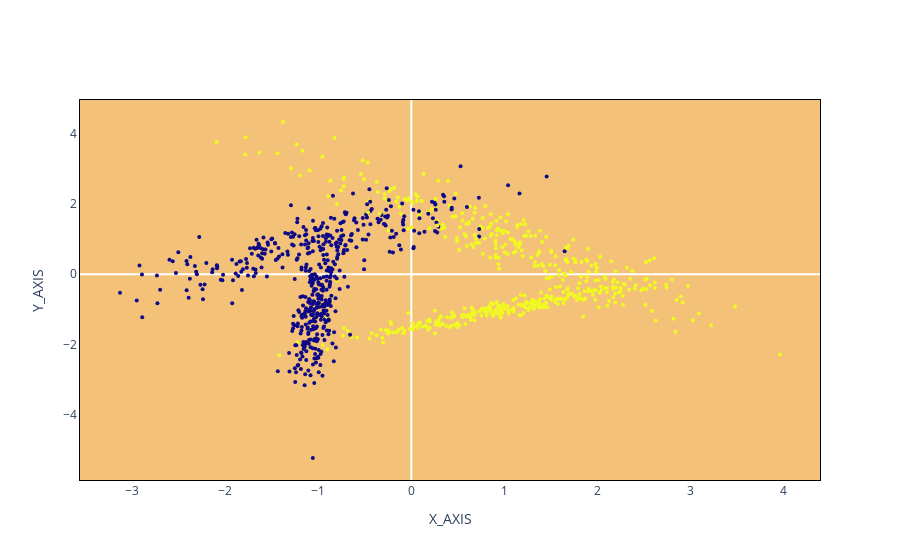

This figure's notebook cell:
### Markdown cell above
## Data Vizualisation

### Code cell
## Plotly
import plotly.graph_objs as go
X, y = make_classification(n_features = 2, 
                           n_samples = 1000,
                           n_redundant = 0,
                           n_informative = 2,
                           random_state = 100)

fig = go.Figure()
fig.add_scatter(x = X[:, 0], 
                y = X[:, 1], 
                marker_size = 4, 
                mode = 'markers',
                marker_color = y)
fig.update_xaxes(showline = True,
                 mirror = True,
                 showgrid = False,
                 title = 'X_AXIS',
                 linecolor = 'black')
fig.update_yaxes(showline = True,
                 mirror = True,
                 showgrid = False,
                 title = 'Y_AXIS',
                 linecolor = 'black')
fig.update_layout(plot_bgcolor = '#F3C178')

### Figure 1 — Plotly figure (JSON) as saved in the notebook; plotly's stock layout.template omitted (floating-point values rounded to 4 significant figures; data arrays with more than 128 entries replaced by an {"elided": "..."} marker saying what was removed)
{"data": [{"marker": {"color": {"elided": "1000 int values"}, "size": 4}, "mode": "markers", "type": "scatter", "x": {"elided": "1000 float values"}, "y": {"elided": "1000 float values"}}], "layout": {"plot_bgcolor": "#F3C178", "xaxis": {"linecolor": "black", "mirror": true, "showgrid": false, "showline": true, "title": {"text": "X_AXIS"}}, "yaxis": {"linecolor": "black", "mirror": true, "showgrid": false, "showline": true, "title": {"text": "Y_AXIS"}}}}
